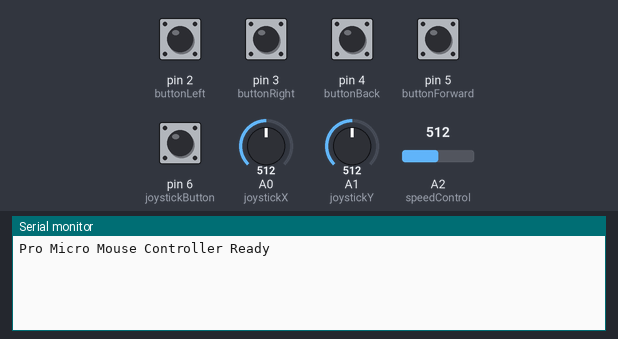
Simulated run of this sketch. Board: SparkFun Pro Micro, built with avr-gcc and run on an emulated ATmega32U4. On the bench: the last lines printed to the serial monitor. The inputs (shaded band) are chosen by the test bench; at power-on: pin 2 (buttonLeft), pin 3 (buttonRight), pin 4 (buttonBack), pin 5 (buttonForward), pin 6 (joystickButton) HIGH, A0 (joystickX) = 512, A1 (joystickY) = 512, A2 (speedControl) = 512. USB keyboard and mouse output is not drawn.

Above: at 2.2 s.
2.3 s: pin 2 (buttonLeft) pulled LOW for 0.15 s
At 3.6 s:
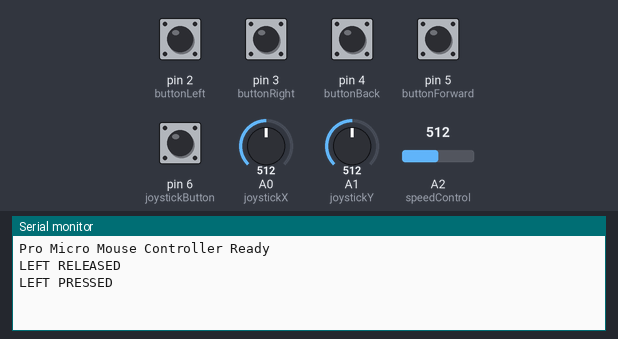
3.9 s: pin 3 (buttonRight) pulled LOW for 0.15 s
At 4.7 s:
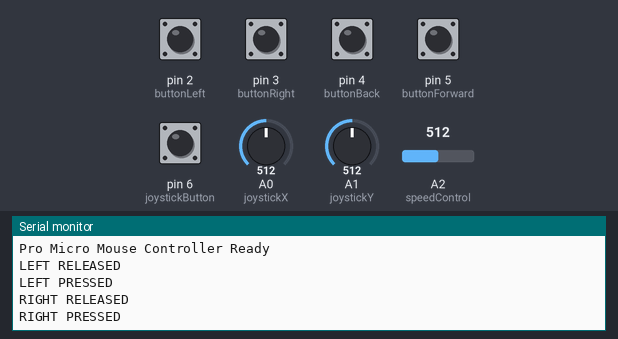
5.5 s: pin 4 (buttonBack) pulled LOW for 0.15 s
At 6.5 s:
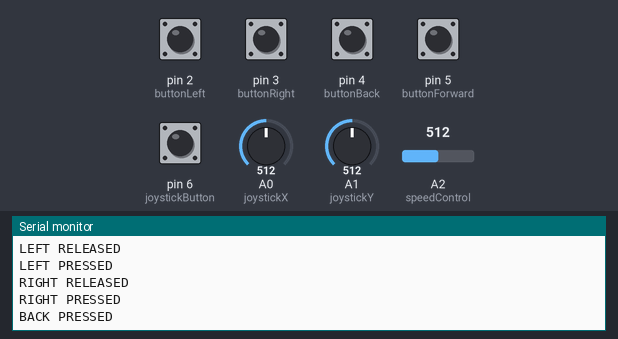
7.1 s: pin 5 (buttonForward) pulled LOW for 0.15 s
At 8.4 s:
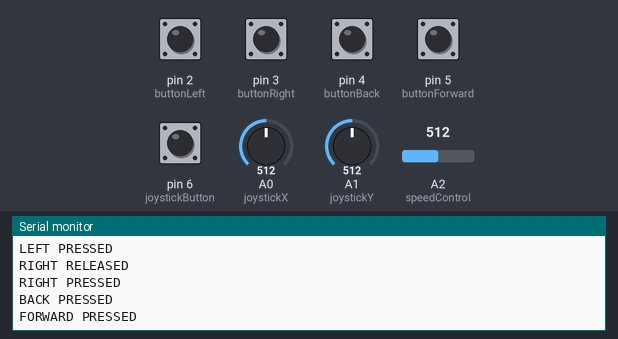
8.7 s: pin 6 (joystickButton) pulled LOW for 0.15 s
At 9.8 s:
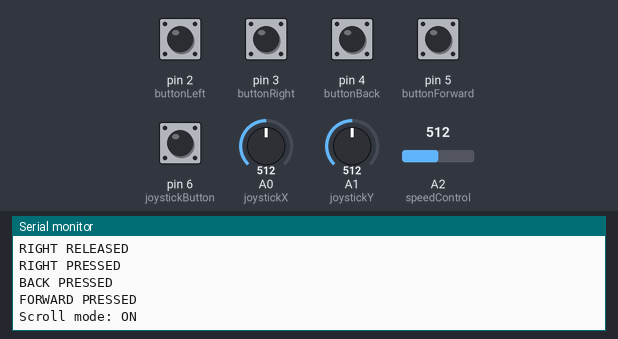
10.3 s: pin 6 (joystickButton) pulled LOW for 1 s
At 12.7 s:
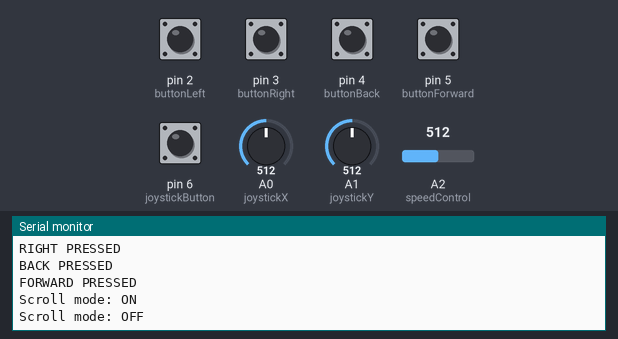

Measured:
- after the input at 2.3 s, the serial monitor: prints a new line at once (image 1)
- after the input at 3.9 s, the serial monitor: prints a new line at once (image 2)
- after the input at 5.5 s, the serial monitor: prints a new line after 0.17 s (image 3)
- after the input at 7.1 s, the serial monitor: prints a new line after 0.15 s (image 4)
- after the input at 8.7 s, the serial monitor: prints a new line after 0.16 s (image 5)
- after the input at 10.3 s, the serial monitor: prints a new line after 1.0 s (image 6)

The sketch:

Joystick_Code.ino
```cpp
#include <Mouse.h>
#include <Keyboard.h>

// Pin definitions
const int buttonLeft = 2;         // Left mouse button
const int buttonRight = 3;        // Right mouse button
const int buttonBack = 4;         // Back browser button
const int buttonForward = 5;      // Forward browser button

const int joystickX = A0;         // Joystick X-axis
const int joystickY = A1;         // Joystick Y-axis
const int joystickButton = 6;     // Joystick button (SW pin)
const int speedControl = A2;      // NEW: Potentiometer for speed control

// Joystick config
const int deadZone = 10;
const int joyCenter = 512;
const int maxSpeed = 8;           // This is now the maximum possible speed
const int maxScroll = 3;          // Max scroll steps per loop

// Button states
int leftButtonState = HIGH;       // Current state of left button
int prevLeftButtonState = HIGH;   // Previous state of left button
int rightButtonState = HIGH;      // Current state of right button
int prevRightButtonState = HIGH;  // Previous state of right button
int backButtonState = HIGH;       // Current state of back button
int prevBackButtonState = HIGH;   // Previous state of back button
int forwardButtonState = HIGH;    // Current state of forward button
int prevForwardButtonState = HIGH;// Previous state of forward button
int joyButtonState = HIGH;        // Current state of joystick button
int prevJoyButtonState = HIGH;    // Previous state of joystick button

// Scrolling state
bool scrollMode = false;

// NEW: Speed factor variable
float speedFactor = 1.0;          // Will be adjusted by potentiometer

void setup() {
  // Initialize pin modes
  pinMode(buttonLeft, INPUT_PULLUP);  // Comment out if external pull-down is used
  pinMode(buttonRight, INPUT_PULLUP); // Comment out if external pull-down is used
  pinMode(buttonBack, INPUT_PULLUP);  // Back button
  pinMode(buttonForward, INPUT_PULLUP); // Forward button
  pinMode(joystickButton, INPUT_PULLUP);
  // No need to set pinMode for analog inputs (speedControl)

  // Optional debugging
  Serial.begin(9600);
  Serial.println("Pro Micro Mouse Controller Ready");

  // Initialize control interfaces
  Mouse.begin();
  Keyboard.begin();

  // Make sure all buttons are released at startup
  Mouse.release(MOUSE_LEFT);
  Mouse.release(MOUSE_RIGHT);

  // Give the computer time to recognize the device
  delay(1000);
}

void loop() {
  // Read the current state of inputs
  int xValue = analogRead(joystickX);
  int yValue = analogRead(joystickY);

  // NEW: Read potentiometer value and calculate speed factor

int potValue = analogRead(speedControl);
speedFactor = map(potValue, 0, 1023, 100, 300) / 100.0;  // Map to 1.0 - 3.0 range

  // Store previous button states before reading new ones
  prevLeftButtonState = leftButtonState;
  prevRightButtonState = rightButtonState;
  prevBackButtonState = backButtonState;
  prevForwardButtonState = forwardButtonState;
  prevJoyButtonState = joyButtonState;

  // Read all button states (LOW when pressed with INPUT_PULLUP, HIGH when pressed with your wiring)
  leftButtonState = digitalRead(buttonLeft);
  rightButtonState = digitalRead(buttonRight);
  backButtonState = digitalRead(buttonBack);
  forwardButtonState = digitalRead(buttonForward);
  joyButtonState = digitalRead(joystickButton);

  // ---- HANDLE JOYSTICK BUTTON FOR SCROLLING ----
  // Toggle scroll mode on button press (not hold)
  if (joyButtonState != prevJoyButtonState) {
    if (joyButtonState == HIGH) {  // REVERSED: HIGH means pressed with this wiring
      // Toggle scroll mode
      scrollMode = !scrollMode;
      // Update LED indicator

      Serial.print("Scroll mode: ");
      Serial.println(scrollMode ? "ON" : "OFF");
      delay(50); // Debounce delay
    }
  }

  // ---- HANDLE MOVEMENT OR SCROLLING ----
  if (scrollMode) {
    // Scroll mode: Y-axis controls scrolling
    int scrollAmount = calculateScroll(yValue, joyCenter);
    if (scrollAmount != 0) {
      Mouse.move(0, 0, scrollAmount);
    }
  } else {
    // Normal mode: move mouse cursor
    int xMove = calculateMovement(xValue, joyCenter);
    int yMove = calculateMovement(yValue, joyCenter);
    if (abs(xMove) > 0 || abs(yMove) > 0) {
      Mouse.move(xMove, yMove, 0);
    }
  }

  // ---- HANDLE LEFT MOUSE BUTTON (ONLY ON STATE CHANGE) ----
  if (leftButtonState != prevLeftButtonState) {
    if (leftButtonState == HIGH) {  // REVERSED: HIGH means pressed with this wiring
      // Button pressed - send a press command
      Serial.println("LEFT PRESSED");
      Mouse.press(MOUSE_LEFT);
    } else {  // LOW means released with this wiring
      // Button released - send a release command
      Serial.println("LEFT RELEASED");
      Mouse.release(MOUSE_LEFT);
    }
  }

  // ---- HANDLE RIGHT MOUSE BUTTON (ONLY ON STATE CHANGE) ----
  if (rightButtonState != prevRightButtonState) {
    if (rightButtonState == HIGH) {  // REVERSED: HIGH means pressed with this wiring
      // Button pressed - send a press command
      Serial.println("RIGHT PRESSED");
      Mouse.press(MOUSE_RIGHT);
    } else {  // LOW means released with this wiring
      // Button released - send a release command
      Serial.println("RIGHT RELEASED");
      Mouse.release(MOUSE_RIGHT);
    }
  }

  // ---- HANDLE BACK BUTTON (BROWSER BACK) ----
  if (backButtonState != prevBackButtonState) {
    if (backButtonState == HIGH) {  // REVERSED: HIGH means pressed with this wiring
      Serial.println("BACK PRESSED");
      // Send Alt+Left Arrow keyboard shortcut for browser back
      Keyboard.press(KEY_LEFT_ALT);
      Keyboard.press(KEY_LEFT_ARROW);
      delay(50);
      Keyboard.releaseAll();
    }
  }

  // ---- HANDLE FORWARD BUTTON (BROWSER FORWARD) ----
  if (forwardButtonState != prevForwardButtonState) {
    if (forwardButtonState == HIGH) {  // REVERSED: HIGH means pressed with this wiring
      Serial.println("FORWARD PRESSED");
      // Send Alt+Right Arrow keyboard shortcut for browser forward
      Keyboard.press(KEY_LEFT_ALT);
      Keyboard.press(KEY_RIGHT_ARROW);
      delay(50);
      Keyboard.releaseAll();
    }
  }

  // Small delay for stability
  delay(20);
}

// Function to calculate cursor movement based on joystick position
int calculateMovement(int value, int center) {
  int movement = 0;

  // Calculate distance from center
  int distance = value - center;

  // Apply deadzone
  if (abs(distance) > deadZone) {
    // Map to cursor speed, applying non-linear curve for better control
    if (distance > 0) {
      movement = map(distance, deadZone, 1023-center, 1, maxSpeed);
    } else {
      movement = map(distance, -deadZone, -center, -1, -maxSpeed);
    }

    // Apply some exponential response for more precise control
    movement = (movement * abs(movement)) / maxSpeed;

    // NEW: Apply speed factor from potentiometer
    movement = movement * speedFactor;
  }

  return movement;
}

// Function to calculate scroll movement with reversed logic
int calculateScroll(int value, int center) {
  int scrollAmount = 0;

  // Calculate distance from center
  int distance = value - center;

  // Apply deadzone
  if (abs(distance) > deadZone) {
    // REVERSED LOGIC: For scrolling
    if (distance > 0) {
      scrollAmount = -1;  // Scroll up (reversed)
    } else {
      scrollAmount = 1;   // Scroll down (reversed)
    }
  }

  return scrollAmount;
}
```
